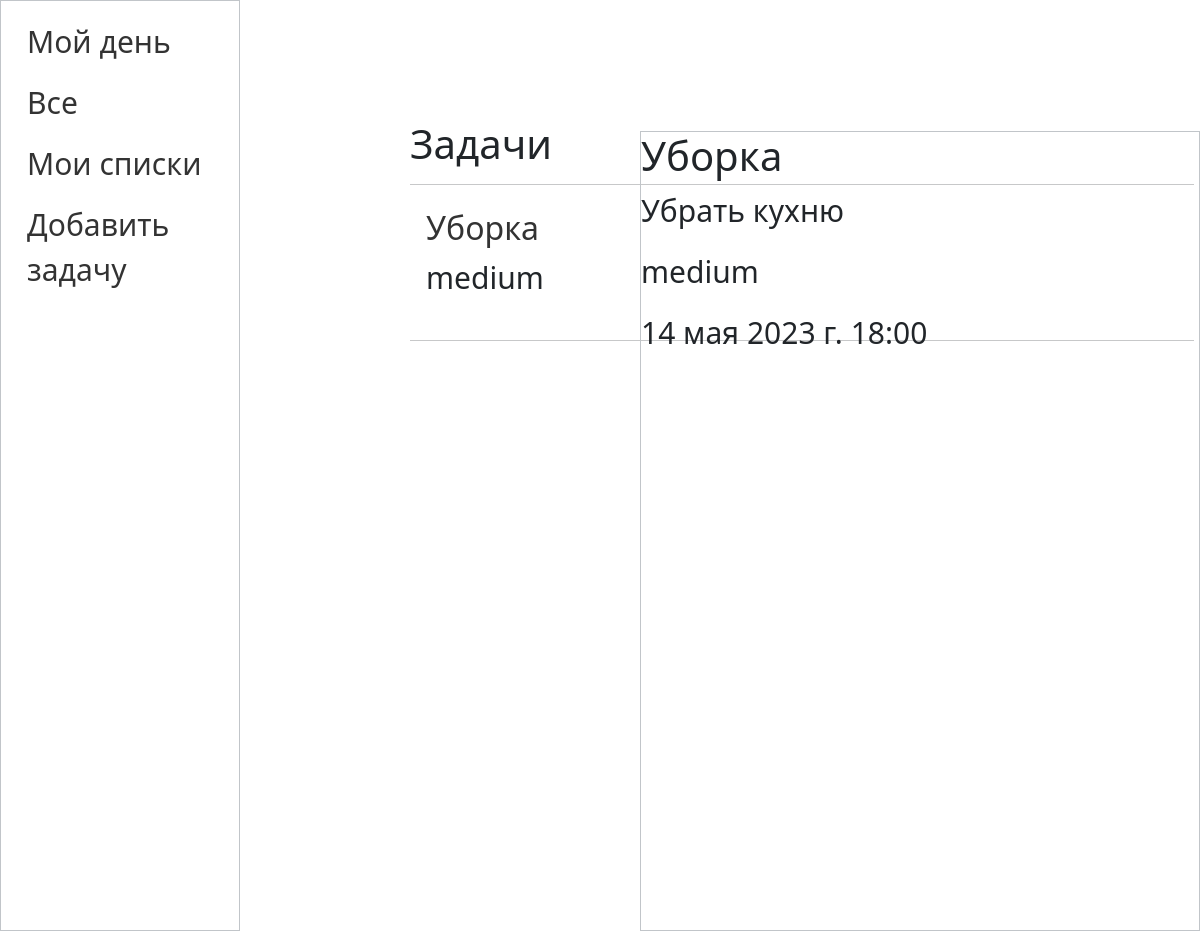
Screenshot of /webapp/task/1/ with the database file from the repository.
### webapp/models.py (models this page shows, shortened)
class Task(models.Model):
    title = models.CharField(max_length=255)
    content = models.TextField(blank=True)
    priority_choices = [
        ('low', 'Низкий'),
        ('medium', 'Средний'),
        ('high', 'Высокий')
    ]
    priority = models.CharField(max_length=10, choices=priority_choices)
    due_date = models.DateTimeField()
    my_day_list = [
        ('my_day', 'Мой день')
    ]
    my_day = models.CharField(max_length=10, choices=my_day_list, blank=True)
    class Meta:
        verbose_name = 'Задачи'
        verbose_name_plural = 'Задачи'
        ordering = ['due_date']
    def get_absolute_url(self):
        return reverse('content', kwargs={'task_id': self.pk})

### webapp/views.py (the view)
# urls.py: path('/task/<int:task_id>/', views.content, name='content'),
def content(request, task_id):
    tasks = Task.objects.filter(id=task_id)
    context = {
        'tasks': tasks,
        'menu': menu,
        'title': 'Задачи',
    }
    return render(request, 'webapp/content.html', context=context)

### webapp/templates/webapp/content.html (shortened to what this page needs)
{% extends 'webapp/tasklayout.html' %}
{% block tasks %}
<div class="tasks">
    <h1>{{title}}</h1>
    <hr style="min-width: 98vh;">
    <ul>
       {% for t in tasks %}
        <li>
            <h2><a href="{{ t.get_absolute_url }}">{{ t.title }}</a></h2>
            <p>{{ t.priority }}</p>
        </li>
        <hr style="min-width: 98vh;">
        {% endfor %}
    </ul>
</div>
{% endblock tasks %}
{% block content %}
    {% for t in tasks %}
        <h1>{{ t.title }}</h1>
        <p class="task-info">{{ t.content }}</p>
        <p class="task-info">{{ t.priority }}</p>
        <p class="task-info">{{ t.due_date }}</p>
    {% endfor %}
{% endblock content %}

### webapp/static/task/css/tasks.css (style rules this page uses)
.menu ul { list-style-type: none; padding: 0; margin: 0; }
.menu li { font-size: 30px; padding: 8px 16px; }
.menu li a { text-decoration: none; color: #333; }
.tasks { width: 80vh; min-height: 100vh; margin-left: 399px; margin-top: -180px; }
.tasks ul { margin-left: }
.task-info { font-size: 30px; }

### rows the page displays
Task: title "Уборка", priority "medium", content "Убрать кухню", due_date "14 мая 2023 г. 18:00"

### other values shown
{{ m.title }} "Мой день" "Все" "Мои списки" "Добавить задачу"
{{ title }} "Задачи"
